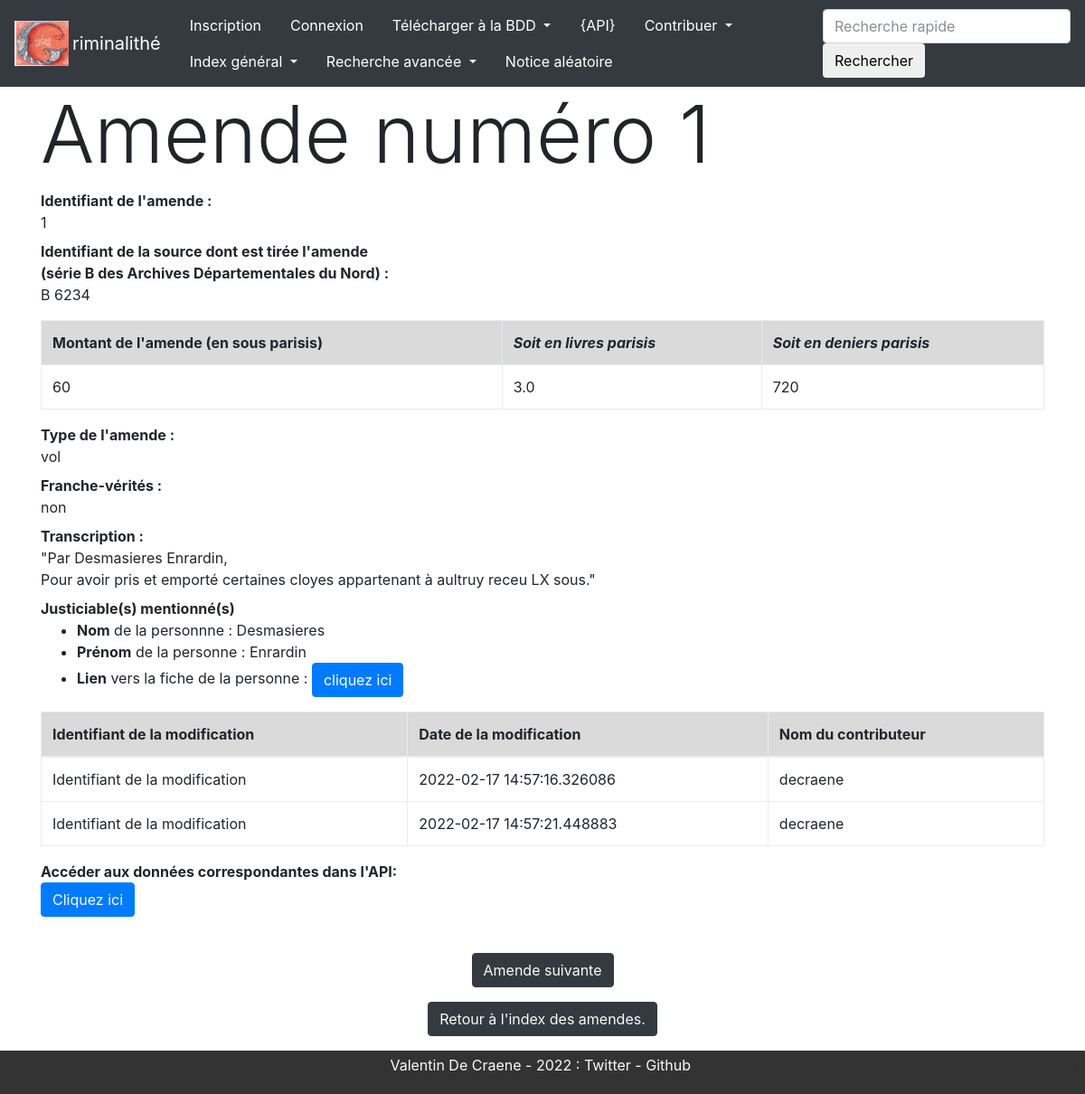
Page /amende/1 on the committed database.
### Criminalithe/app/modeles/donnees.py (models this page shows, shortened)
class Amendes(db.Model):
    amendes_id = db.Column(db.Integer, primary_key=True, unique=True, nullable=False, autoincrement=True)
    amendes_source_id = db.Column(db.Integer, db.ForeignKey("source.source_id"))
    amendes_montant = db.Column(db.Integer)
    amendes_type = db.Column(db.Text)
    amendes_franche_verite = db.Column(db.Text)
    amendes_transcription = db.Column(db.Text)
    amendes_personnes_id = db.Column(db.Integer, db.ForeignKey("personnes.personnes_amendes_id"))
    authorships = db.relationship("Authorship", back_populates="amende")
    justiciable = db.relationship("Personnes", foreign_keys="Personnes.personnes_amendes_id", backref="justiciable")
    source = db.relationship("Source", back_populates="amendes")

class Personnes(db.Model):
    personnes_id = db.Column(db.Integer, primary_key=True, unique=True, nullable=False, autoincrement=True)
    personnes_amendes_id = db.Column(db.Integer, db.ForeignKey("amendes.amendes_personnes_id"))
    personnes_nom = db.Column(db.Text)
    personnes_prenom = db.Column(db.Text)
    authorships = db.relationship("Authorship", back_populates="personne")
    amendes = db.relationship("Amendes", backref="amendes", foreign_keys="Amendes.amendes_personnes_id")

class Authorship(db.Model):
    __tablename__ = "authorship"
    authorship_id = db.Column(db.Integer, nullable=True, autoincrement=True, primary_key=True)
    authorship_amendes_id = db.Column(db.Integer, db.ForeignKey("amendes.amendes_id"))
    authorship_user_id = db.Column(db.Integer, db.ForeignKey("user.user_id"))
    authorship_date = db.Column(db.DateTime, default=datetime.datetime.utcnow)
    authorship_personnes_id = db.Column(db.Integer, db.ForeignKey("personnes.personnes_id"))
    authorship_source_id = db.Column(db.Integer, db.ForeignKey("source.source_id"))
    user = db.relationship("User", back_populates="authorships")
    amende = db.relationship("Amendes", back_populates="authorships")
    personne = db.relationship("Personnes", back_populates="authorships")
    source = db.relationship("Source", back_populates="authorships")

### Criminalithe/app/modeles/utilisateurs.py (models this page shows, shortened)
class User(UserMixin, db.Model):
    user_id = db.Column(db.Integer, primary_key=True)
    user_nom = db.Column(db.Text)
    user_login = db.Column(db.Text)
    user_email = db.Column(db.Text)
    user_password = db.Column(db.Text)
    authorships = db.relationship("Authorship", back_populates="user")

### Criminalithe/app/routes/generic.py (the view)
@app.route("/amende/<int:amendes_id>")
def amende(amendes_id):
    amende_unique = Amendes.query.filter(Amendes.amendes_id == amendes_id).first()
    return render_template("pages/amende.html", amende=amende_unique)

### Criminalithe/app/templates/pages/amende.html (shortened to what this page needs)
{% extends "conteneur.html" %}
{% block corps %}
<h1 class="display-2">Amende numéro {{amende.amendes_id}}</h1>
<dl>
    <dt>Identifiant de l'amende :</dt><dd>{{amende.amendes_id}}</dd>
    <dt>Identifiant de la source dont est tirée l'amende <br/>(série B des Archives Départementales du Nord) :</dt><dd>B {{amende.amendes_source_id}}</dd>
</dl>
    <table class="table table-bordered">
      <tr class="table-active">
        <th>Montant de l'amende (en sous parisis)</th>
        <th><i>Soit en livres parisis</i></th>
        <th><i>Soit en deniers parisis</i></th>
      </tr>
      <tr>
        <td>{{amende.amendes_montant}}</td>
        <td>{{amende.amendes_montant/20}}</td>
        <td>{{amende.amendes_montant*12}}</td>
      </tr>
    </table>
<dl>
    <dt>Type de l'amende : </dt><dd>{{amende.amendes_type}}</dd>
    <dt>Franche-vérités :</dt><dd>{{amende.amendes_franche_verite}}</dd>
    <dt>Transcription :</dt><dd>
    "Par
    {% for justiciable in amende.justiciable %}
    {{justiciable.personnes_nom}}
    {{justiciable.personnes_prenom}},
    <br/>
    {% endfor%}
    {{amende.amendes_transcription}}."</dd>
    <dt> Justiciable(s) mentionné(s)</dt> <dd>
    {% for justiciable in amende.justiciable %}
    <ul>
        <li><b>Nom</b> de la personnne : {{justiciable.personnes_nom}}</li>
        <li><b>Prénom</b> de la personne : {{justiciable.personnes_prenom}}</li>
        <li><b>Lien</b> vers la fiche de la personne : <a class="btn btn-primary stretched-link" href="{{url_for("personne", personnes_id=justiciable.personnes_id)}}">cliquez ici</a></li>
    {% endfor %}
    </ul>
    </dd>
    {% if amende.authorships %}
    <table class="table table-bordered">
                    <thead>
                      <tr class="table-active">
                        <th scope="col">Identifiant de la modification</th>
                        <th scope="col">Date de la modification</th>
                        <th scope="col">Nom du contributeur</th>
                    </thead>
                    <tbody>
                    {% for modification in amende.authorships %}
                      <tr>
                        <td>Identifiant de la modification</td>
                        <td>{{modification.authorship_date}}</td>
                        <td>{{modification.user.user_nom}}</td>
                      </tr>
                    {% endfor %}
                    </tbody>
                  </table>
    {%endif%}
    <p>
        <dl>
<dt> Accéder aux données correspondantes dans l'API:</dt>
            <dl><button type="button" class="btn btn-primary">
                <a class="text-light" href="{{url_for("api_amendes", amendes_id=amende.amendes_id)}}">Cliquez ici</a>
            </button></dl>
    </p>
    <br/>
    <div>
    {% if amende.amendes_id == 1 %}
<p class="col-md-12 text-center">
        <button type="button" class="btn btn-dark">
        <a class="text-light" href="{{url_for('amende', amendes_id=amende.amendes_id+1)}}"> Amende suivante</a>
    </button>
</p>
{% elif amende.amendes_id == 101 %}
<p class="col-md-12 text-center">
    <button type="button" class="btn btn-dark">
        <a class="text-light" href="{{url_for('amende', amendes_id=amende.amendes_id-1)}}"> Amende précédante</a>
    </button>
</p>
    {% endif %}
<p class="col-md-12 text-center">
<button type="button" class="btn btn-dark">
    <a class="text-light" href="{{url_for('index_amendes')}}">Retour à l'index des amendes.</a></li>
</button>
</p>
        </div>
{% endblock %}

### rows in the picture
Amendes: amendes_id "1", amendes_source_id "6234", amendes_montant "60", amende.amendes_montant/20 "3.0", amende.amendes_montant*12 "720", amendes_type "vol", amendes_franche_verite "non", amendes_transcription "Pour avoir pris et emporté certaines cloyes appartenant à aultruy receu LX sous"
Personnes: personnes_nom "Desmasieres", personnes_prenom "Enrardin"
Authorship: authorship_date "2022-02-17 14:57:16.326086", user.user_nom "decraene"
Authorship: authorship_date "2022-02-17 14:57:21.448883", user.user_nom "decraene"
